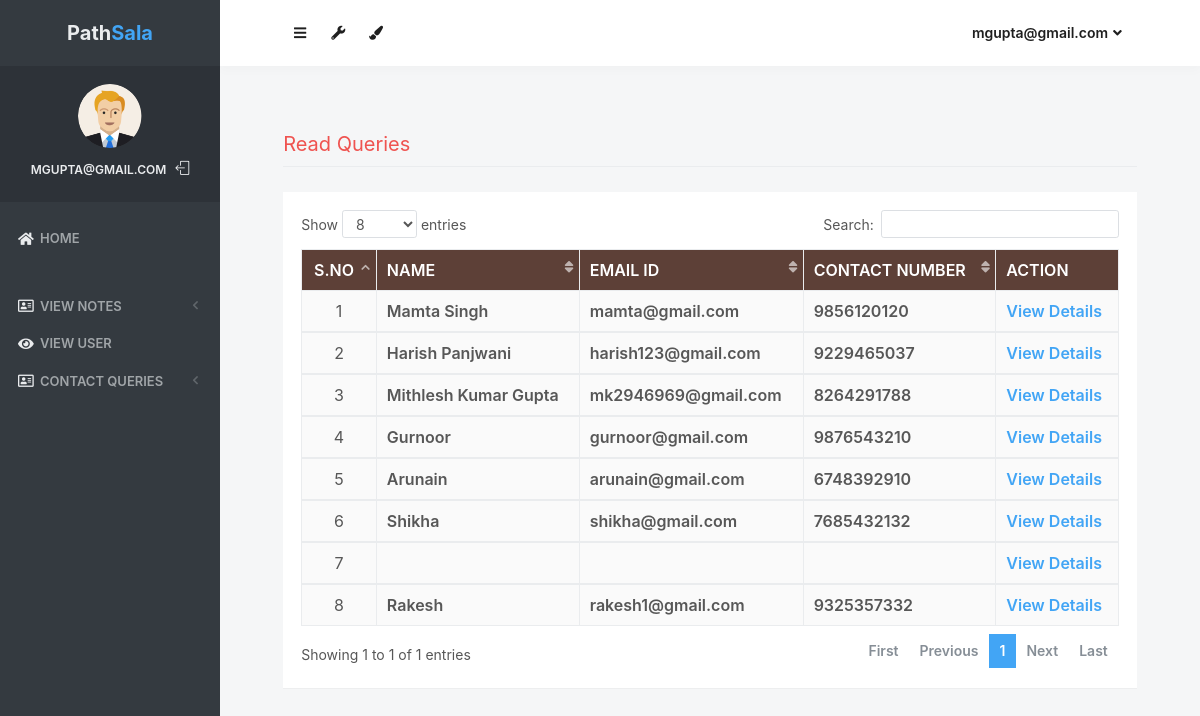
The page /read_queries (signed in) on the database its author committed.
### notes/models.py (models this page shows, shortened)
class Contact(models.Model):
    fullname = models.CharField(max_length=100, null=True)
    email = models.CharField(max_length=50, null=True)
    mobile = models.CharField(max_length=15, null=True)
    subject = models.CharField(max_length=100, null=True)
    message = models.CharField(max_length=300, null=True)
    msgdate = models.DateField(null=True)
    isread = models.CharField(max_length=10,null=True)

### notes/views.py (the view)
# urls.py: path('read_queries', read_queries, name='read_queries'),
def read_queries(request):
    if not request.user.is_authenticated:
        return redirect('login_admin')
    contact = Contact.objects.filter(isread="yes")
    return render(request,'read_queries.html', locals())

### notes/templates/read_queries.html (shortened to what this page needs)
{% load static %}
<html lang="en" class="no-focus">
    <head>
        <link rel="stylesheet" href="{% static 'js/plugins/datatables/dataTables.bootstrap4.min.css' %}">
        <link rel="stylesheet" id="css-main" href="{% static 'css1/codebase.min.css' %}">
    </head>
    <body>
        <div id="page-container" class="sidebar-o sidebar-inverse side-scroll page-header-fixed main-content-narrow">
         {% include "sidebar.html" %}
            {% include "admin_nav.html" %}
            <main id="main-container">
                <div class="content">
                    <h2 class="content-heading text-danger">Read Queries</h2>
                    <div class="block">
                        <div class="block-content block-content-full">
                            <table class="table table-bordered table-striped table-vcenter js-dataTable-full-pagination">
                                <thead class="text-white" style="background-color : #5d4037;">
                                    <tr>
                                        <th class="text-center">S.No</th>
                                        <th class="d-none d-sm-table-cell">Name</th>
                                        <th class="d-none d-sm-table-cell">Email ID</th>
                                        <th class="d-none d-sm-table-cell">Contact Number</th>
                                        <th class="d-none d-sm-table-cell" style="width: 15%;">Action</th>
                                    </tr>
                                </thead>
                                {% for i in contact %}
                                <tbody>
                                    <tr>
                                        <td class="text-center">{{forloop.counter}}</td>
                                        <td class="font-w600">{{i.fullname}}</td>
                                        <td class="font-w600">{{i.email}}</td>
                                        <td class="font-w600">{{i.mobile}}</td>
                                        <td class="font-w600"><a href="{% url 'view_queries' i.id %}" class="text-primary">View Details</a></td>
                                    </tr>
                                        {% endfor %}
                                </tbody>
                            </table>
                        </div>
                    </div>
                </div>
            </main>
</div>
 <link rel="stylesheet" href="https://use.fontawesome.com/releases/v5.6.3/css/all.css">
    </body>
</html>

### notes/templates/sidebar.html (shortened to what this page needs)
{% load static %}
   <nav id="sidebar">
                <div id="sidebar-scroll">
                    <div class="sidebar-content">
                        <div class="content-header content-header-fullrow px-15">
                            <div class="content-header-section text-center align-parent sidebar-mini-hidden">
                                <div class="content-header-item">
                                    <a class="link-effect font-w700" href="{% url 'admin_home' %}">
                                           <span class="font-size-xl text-dual-primary-dark">Path</span><span class="font-size-xl text-primary">Sala</span>
                                    </a>
                                </div>
                            </div>
                        </div>
                        <div class="content-side content-side-full content-side-user px-10 align-parent">
                            <div class="sidebar-mini-hidden-b text-center">
                                <a class="img-link" href="be_pages_generic_profile.html">
                                    <img class="img-avatar" src="{% static 'img/avatars/user1.png' %}" alt="">
                                </a>
                                <ul class="list-inline mt-10">
                                    <li class="list-inline-item">
                                        <a class="link-effect text-dual-primary-dark font-size-xs font-w600 text-uppercase" href="{% url 'admin_home' %}">{{ request.user.username }}</a>
                                    </li>
                                    <li class="list-inline-item">
                                        <a class="link-effect text-dual-primary-dark" href="{% url 'logout' %}">
                                            <i class="si si-logout"></i>
                                        </a>
                                    </li>
                                </ul>
                            </div>
                        </div>
                        <div class="content-side content-side-full">
                            <ul class="nav-main">
                                <li class="open">
                                    <a href="{% url 'admin_home' %}"><i class="fas fa-home"></i><span class="sidebar-mini-hide">Home</span></a>
                                </li>
                                <li class="nav-main-heading"><span class="sidebar-mini-visible">UI</span></li>
                                <li>
                                    <a class="nav-submenu" data-toggle="nav-submenu"><i class="far fa-address-card"></i>View Notes</a>
                                </li>
                                <li>
                                    <a  href="{% url 'view_users' %}"><i class="fas fa-eye"></i><span class="sidebar-mini-hide">View User</span></a>
                                </li>
                                <li>
                                    <a class="nav-submenu" data-toggle="nav-submenu"><i class="far fa-address-card"></i>Contact Queries</a>
                                </li>
                           </ul>
                        </div>
                    </div>
                </div>
            </nav>

### notes/templates/admin_nav.html (shortened to what this page needs)
{% load static %}
            <header id="page-header">
                <div class="content-header">
                    <div class="content-header-section">
                        <button type="button" class="btn btn-circle btn-dual-secondary" data-toggle="layout" data-action="sidebar_toggle">
                            <i class="fa fa-navicon"></i>
                        </button>
                        <div class="btn-group" role="group">
                            <button type="button" class="btn btn-circle btn-dual-secondary" id="page-header-options-dropdown" data-toggle="dropdown" aria-haspopup="true" aria-expanded="false">
                                <i class="fa fa-wrench"></i>
                            </button>
                        </div>
                        <div class="btn-group" role="group">
                            <button type="button" class="btn btn-circle btn-dual-secondary" id="page-header-themes-dropdown" data-toggle="dropdown" aria-haspopup="true" aria-expanded="false">
                                <i class="fa fa-paint-brush"></i>
                            </button>
                        </div>
                    </div>
                    <div class="content-header-section">
                        <div class="btn-group" role="group">
                            <button type="button" class="btn btn-rounded btn-dual-secondary" id="page-header-user-dropdown" data-toggle="dropdown" aria-haspopup="true" aria-expanded="false">
                                {{ request.user.username}}<i class="fa fa-angle-down ml-5"></i>
                            </button>
                        </div>
                    </div>
                </div>
            </header>

### rows shown on the page
Contact: fullname "Mamta Singh", email "mamta@gmail.com", mobile "9856120120"
Contact: fullname "Harish Panjwani", email "harish123@gmail.com", mobile "9229465037"
Contact: fullname "Mithlesh Kumar Gupta", email "mk2946969@gmail.com", mobile "8264291788"
Contact: fullname "Gurnoor", email "gurnoor@gmail.com", mobile "9876543210"
Contact: fullname "Arunain", email "arunain@gmail.com", mobile "6748392910"
Contact: fullname "Shikha", email "shikha@gmail.com", mobile "7685432132"
Contact: fullname "Rakesh", email "rakesh1@gmail.com", mobile "9325357332"

### other values the page prints
{{ request.user.username }} "MGUPTA@GMAIL.COM"
{{ request.user.username }} "mgupta@gmail.com"
